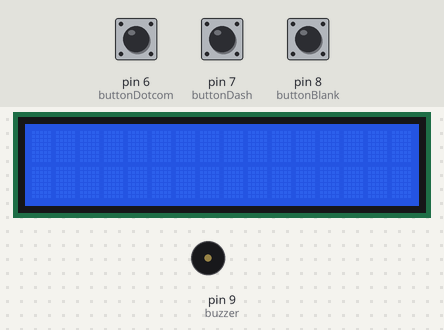
Recording of a sketch running on a simulated Arduino Uno, built with avr-gcc and run on an emulated ATmega328P. On the bench: 16×2 character LCD, buzzer (waves = sounding). Inputs (shaded band) come from the test bench; at power-on: pin 6 (buttonDotcom) LOW, pin 8 (buttonBlank) LOW, pin 7 (buttonDash) LOW. What the sketch prints to the serial monitor is not drawn.

Above: at 1.2 s.
1.3 s: pin 6 (buttonDotcom) pulled HIGH for 1 s
At 1.5 s:
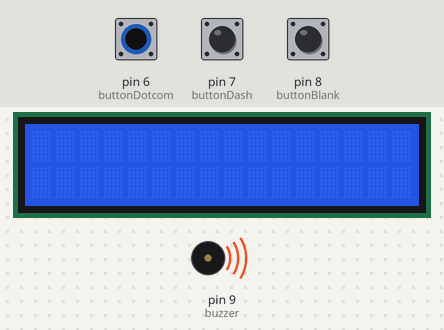
3.8 s: pin 8 (buttonBlank) pulled HIGH for 0.15 s
At 4.1 s:
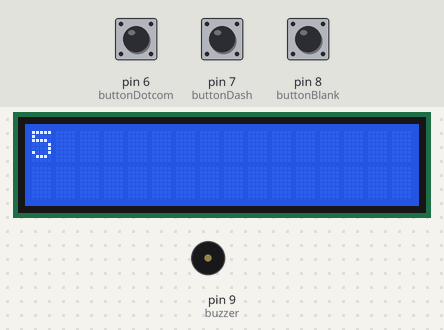
5.4 s: pin 7 (buttonDash) pulled HIGH for 1 s
At 5.8 s:
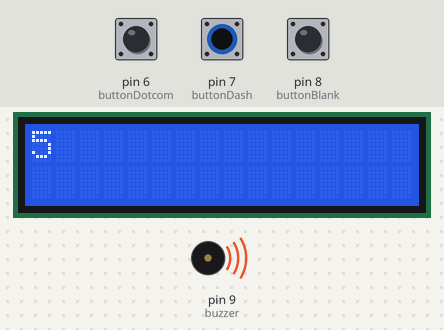
7.9 s: pin 8 (buttonBlank) pulled HIGH for 1 s
At 8.4 s:
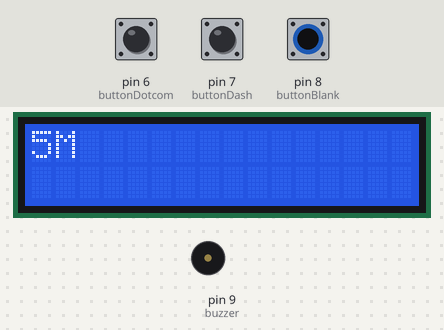
10.4 s: pin 6 (buttonDotcom) pulled HIGH for 0.15 s
At 10.5 s:
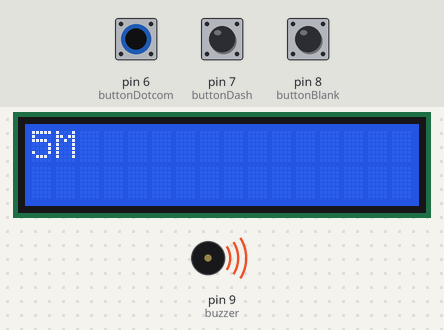
12.1 s: pin 8 (buttonBlank) pulled HIGH for 0.15 s
At 12.8 s:
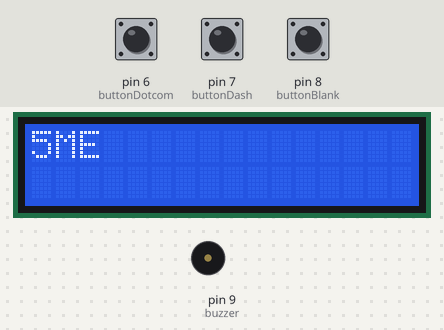
Timing chart, 0 to 14.7 s (numbered marks = the images above; inputs shaded):
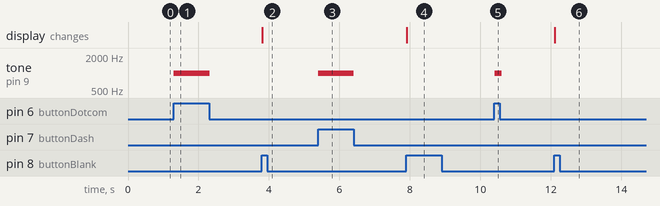

The sketch:

morseCode_3.0.ino
```cpp
#include <LiquidCrystal.h>

LiquidCrystal lcd(12, 11, 5, 4, 3, 2);

const int buttonDotcom = 6;
const int buttonDash = 7;
const int buttonBlank = 8;
const int buzzer = 9;

//armazena os sinais Morse
String morseCode = "";
const int dotcomDuration = 200;
const int dashDuration = 500;
const int blankDuration = 1000;

//limite de caracteres por linha
const int maxCharsPerLine = 16;
int totalCharsDisplayed = 0;

void setup()
{
	pinMode(buttonDotcom, INPUT);
	pinMode(buttonDash, INPUT);
	pinMode(buttonBlank, INPUT);
	pinMode(buzzer, OUTPUT);

	lcd.begin(16, 2);
	Serial.begin(9600);
}

void loop()
{
	if (digitalRead(buttonDotcom) == HIGH)
	{
		morseCode += ".";
		tone(buzzer, 1000, dotcomDuration);
		delay(dotcomDuration);
	}

	if (digitalRead(buttonDash) == HIGH)
	{
		morseCode += "-";
		tone(buzzer, 1000, dashDuration);
		delay(dashDuration);
	}

	if (digitalRead(buttonBlank) == HIGH)
	{
		if (morseCode.length() == 0)
		{
		//se estiver vazio, imprime um espaço
			addCharToLCD(' ');
			Serial.println(" ");
		} else
		{
			char character = morseToChar(morseCode);
			addCharToLCD(character);
		}
			morseCode = "";
		delay(blankDuration);
	}
	delay(5);
}

void addCharToLCD(char character)
{
	static int charsOnLine = 0;	//contador de caracteres na linha

	//verifica se precisa pular para a próxima linha
	if (charsOnLine == maxCharsPerLine)
	{
		lcd.setCursor(0, 1);
		charsOnLine = 0;
	}

	//verifica se atingiu o total, limpa o display
	if (totalCharsDisplayed == 32)
	{
		lcd.clear();
		totalCharsDisplayed = 0;
	}

	lcd.print(character);
	Serial.print(character);
	charsOnLine++;
	totalCharsDisplayed++;
}

//converte morse para alfabeto
char morseToChar(String code)
{
	//letras A-Z e números 0-9
	String morseLetters[] = {".-", "-...", "-.-.", "-..", ".", "..-.", "--.", "....", "..", ".---", "-.-.", ".-..", "--", "-.", "---", ".--.", "--.-", ".-.", "...", "-", "..-", "...-", ".--", "-..-", "-.--", "--..", "-----", ".----", "..---", "...--", "....-", ".....", "-....", "--...", "---..", "----."};

	for (int i = 0; i < 36; i++)
	{
		if (code == morseLetters[i])
		{
			if (i < 26)
			{
				return char('A' + i);
			} else
			{
				return char('0' + (i - 26));
			}
		}
	}
	return '?';
}
```

Measured:
- after the input at 1.3 s, tone on pin 9 (buzzer): silent → 1000 Hz at once, → silent 1.0 s later
- after the input at 3.8 s, the display: changes at once (image 2)
- after the input at 5.4 s, tone on pin 9 (buzzer): silent → 1000 Hz at once, → silent 1.0 s later
- after the input at 7.9 s, the display: changes at once (image 4)
- after the input at 10.4 s, tone on pin 9 (buzzer): silent → 1000 Hz at once, → silent 0.20 s later
- after the input at 12.1 s, the display: changes at once (image 6)
